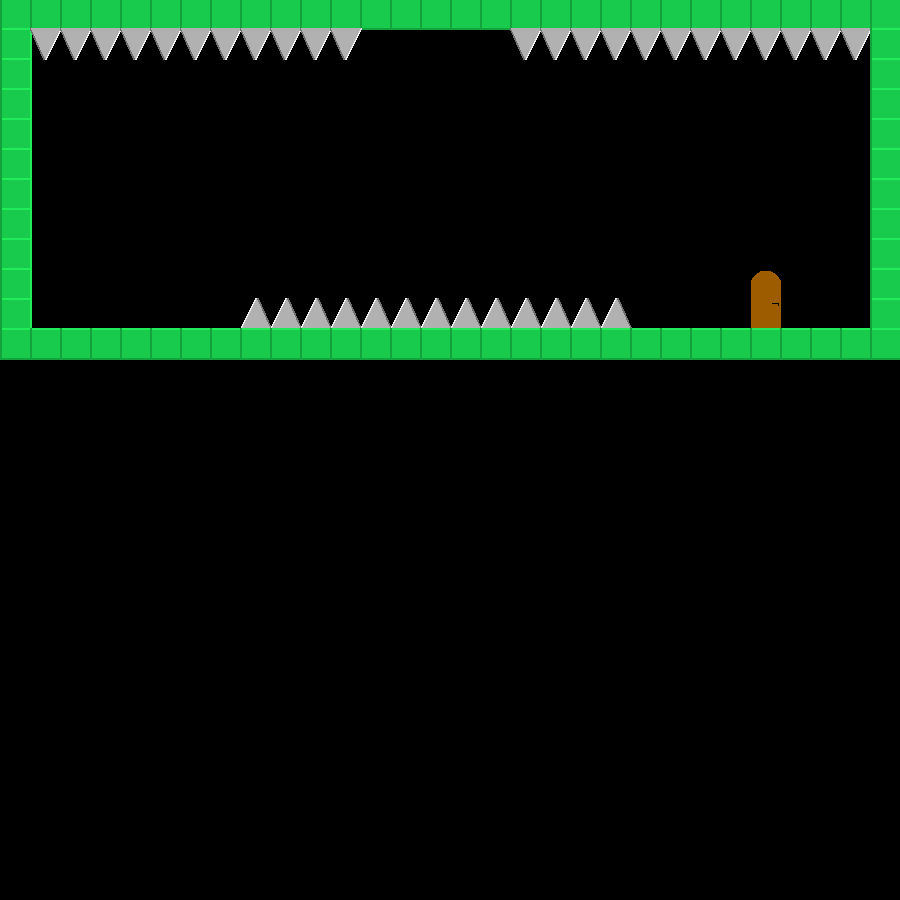

A level layout from a 2D game, rendered from its tile map. Below: a short description, then the map file with tile-grid data replaced by summaries:
An orthogonal 30x30 tile map with 30x30 px tiles, 1 tile layer (Tile Layer 1), 3 tilesets.

<map version="1.0" orientation="orthogonal" renderorder="left-down" width="30" height="30" tilewidth="30" tileheight="30" nextobjectid="1">
 <properties>
  <property name="playerstart" value="3,7" />
  <property name="scrollable" value="1" />
  <property name="starttext" value="Yikes, more spikes!" />
  <property name="togglegravity" value="1" />
 </properties>
 <tileset firstgid="1" name="map" tilewidth="32" tileheight="32">
  <image source="../../assets/img/steelblock.png" width="32" height="32" />
 </tileset>
 <tileset firstgid="2" name="spikes" tilewidth="32" tileheight="32">
  <image source="../../assets/img/spikes.png" width="128" height="32" />
 </tileset>
 <tileset firstgid="6" name="Door" tilewidth="32" tileheight="32">
  <image source="../../assets/img/door.png" width="64" height="32" />
  <tile id="1">
   <properties>
    <property name="playerstart" value="3,7" />
   </properties>
  </tile>
 </tileset>
 <layer name="Tile Layer 1" width="30" height="30">
  <data>[900 cells, 118 non-empty, 5 distinct tile ids]</data>
 </layer>
</map>
